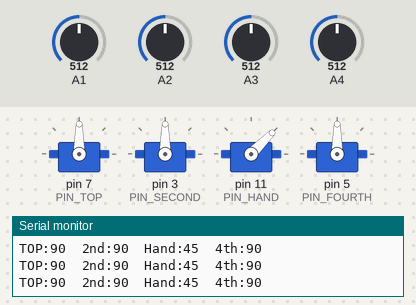
Bench run of a sketch on a simulated Arduino Uno, built with avr-gcc and run on an emulated ATmega328P. On the bench: 4 × servo, the last lines printed to the serial monitor. Inputs (shaded band) come from the test bench; at power-on: A2 = 512, A3 = 512, A1 = 512, A4 = 512.

Above: at 1.7 s.
1.8 s: A2 set to 673
4.8 s: A2 set to 697
At 5.34 s:
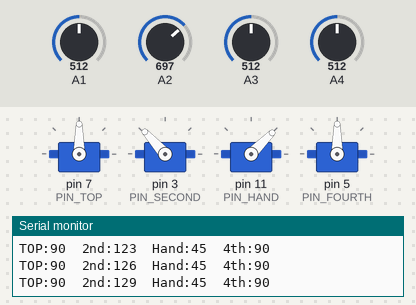
At 6.3 s:
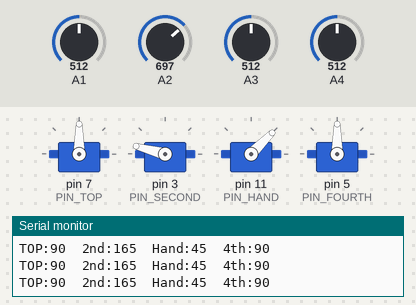
7.2 s: A3 set to 666
10.2 s: A3 set to 700
At 12.2 s:
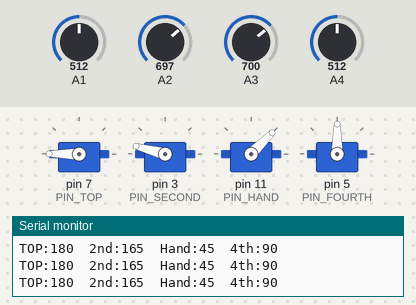
12.7 s: A1 set to 673
15.7 s: A1 set to 697
At 16.7 s:
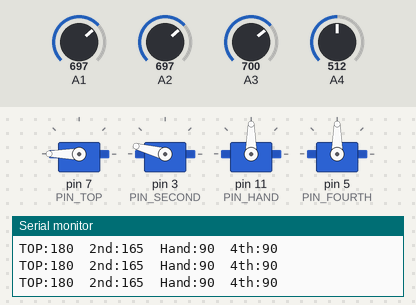
Timing chart, 0 to 18.7 s (numbered marks = the images above; inputs shaded):
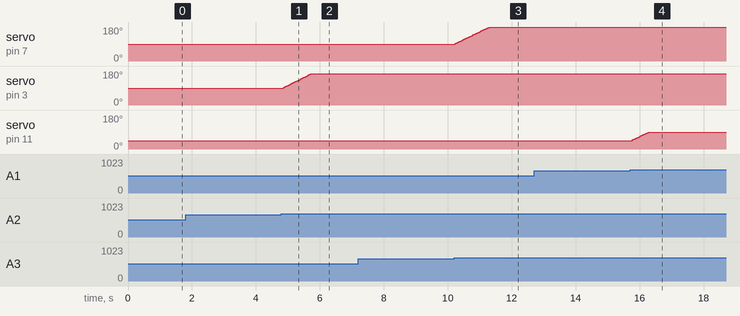

The sketch:

Robotic_arm_no_jitters.ino
```cpp
/*
 * ================================================================
 *  4-Axis Robotic Arm — Joystick Control (Anti-Jitter)
 *  Board  : Arduino Uno
 *  Power  : 9V into Arduino barrel jack
 *           Joysticks → Arduino 5V pin
 *           Servos    → separate 6V supply (shared GND!)
 * ================================================================
 *
 *  PIN MAPPING:
 *  --------------------------------
 *  TOP motor   → Servo pin 7  ↔ Joystick A3
 *  2nd motor   → Servo pin 3  ↔ Joystick A2   *** MOVED from 9 → 3 ***
 *  Hand/grip   → Servo pin 11 ↔ Joystick A1
 *  4th motor   → Servo pin 5  ↔ Joystick A4
 *
 *  WHY PIN 3 INSTEAD OF PIN 9:
 *  The Servo library uses Timer1 internally. Pins 9 and 10 also
 *  share Timer1 for PWM, so when 4 servos are active Timer1 gets
 *  overloaded and pin 9 output drops out. Pin 3 uses Timer2 —
 *  no conflict.  ** Move the 2nd servo signal wire from pin 9
 *  to pin 3 on the Arduino. **
 *
 *  ANTI-JITTER IMPROVEMENTS:
 *  1. ADC dummy reads before each real read (mux settling)
 *  2. Exponential moving average (EMA) filter on all joystick inputs
 *  3. Wider, centered deadzone with smooth ramp-in at edges
 * ================================================================
 */

#include <Servo.h>

// ── Servo objects ─────────────────────────────────────────────
Servo servo_top;
Servo servo_second;
Servo servo_hand;
Servo servo_fourth;

// ── Servo digital pins ────────────────────────────────────────
#define PIN_TOP     7
#define PIN_SECOND  3    // *** CHANGED: was 9, now 3 (Timer2, no conflict) ***
#define PIN_HAND    11
#define PIN_FOURTH  5

// ── Joystick analog pins ──────────────────────────────────────
#define JOY_TOP     A3
#define JOY_SECOND  A2
#define JOY_HAND    A1
#define JOY_FOURTH  A4

// ── Starting angles (degrees) ─────────────────────────────────
int top_degree    = 90;
int second_degree = 90;
int hand_degree   = 45;
int fourth_degree = 90;

// ── Movement tuning ───────────────────────────────────────────
int move_speed  = 3;      // degrees per tick at full deflection
int LOW_THRESH  = 340;    // below this → move negative
int HIGH_THRESH = 680;    // above this → move positive

// ── EMA filter (0.0–1.0, lower = smoother but laggier) ───────
// 0.3 is a good balance: kills ADC noise without feeling sluggish
float ema_alpha = 0.3;

// Filtered joystick values (start at center = 512)
float filtered_top    = 512.0;
float filtered_second = 512.0;
float filtered_hand   = 512.0;
float filtered_fourth = 512.0;

// ══════════════════════════════════════════════════════════════
//  Helper: read an analog pin with ADC settling (dummy read)
// ══════════════════════════════════════════════════════════════
int stableRead(int pin) {
  analogRead(pin);          // dummy read — lets ADC mux settle
  return analogRead(pin);   // real read — clean value
}

// ══════════════════════════════════════════════════════════════
//  Helper: apply deadzone + increment to one axis
//  Returns the new servo degree after this tick
// ══════════════════════════════════════════════════════════════
int updateAxis(float filtered, int current_degree, int min_deg, int max_deg) {
  int reading = (int)filtered;

  if (reading < LOW_THRESH) {
    current_degree = current_degree - move_speed;
  }
  else if (reading > HIGH_THRESH) {
    current_degree = current_degree + move_speed;
  }
  // else: inside deadzone — hold position (no change)

  return constrain(current_degree, min_deg, max_deg);
}

// ══════════════════════════════════════════════════════════════
void setup() {
  Serial.begin(9600);

  servo_top.attach(PIN_TOP);
  servo_second.attach(PIN_SECOND);
  servo_hand.attach(PIN_HAND);
  servo_fourth.attach(PIN_FOURTH);

  servo_top.write(top_degree);
  servo_second.write(second_degree);
  servo_hand.write(hand_degree);
  servo_fourth.write(fourth_degree);

  Serial.println("=== Robotic Arm Ready (Anti-Jitter) ===");
  Serial.println("Move joysticks to control each axis.");
  Serial.println("2nd servo now on pin 3 (was pin 9).");
  delay(500);
}

// ══════════════════════════════════════════════════════════════
void loop() {

  // ── Step 1: Read all 4 joysticks (with ADC settling) ─────
  int raw_top    = stableRead(JOY_TOP);
  int raw_second = stableRead(JOY_SECOND);
  int raw_hand   = stableRead(JOY_HAND);
  int raw_fourth = stableRead(JOY_FOURTH);

  // ── Step 2: Apply EMA filter to each reading ─────────────
  //   new_filtered = alpha * raw + (1 - alpha) * old_filtered
  //   This smooths out ADC noise and single-sample spikes.
  filtered_top    = ema_alpha * raw_top    + (1.0 - ema_alpha) * filtered_top;
  filtered_second = ema_alpha * raw_second + (1.0 - ema_alpha) * filtered_second;
  filtered_hand   = ema_alpha * raw_hand   + (1.0 - ema_alpha) * filtered_hand;
  filtered_fourth = ema_alpha * raw_fourth + (1.0 - ema_alpha) * filtered_fourth;

  // ── Step 3: Update each axis ─────────────────────────────
  top_degree    = updateAxis(filtered_top,    top_degree,    0,  180);
  second_degree = updateAxis(filtered_second, second_degree, 15, 165);
  hand_degree   = updateAxis(filtered_hand,   hand_degree,   10,  90);
  fourth_degree = updateAxis(filtered_fourth, fourth_degree, 15, 165);

  // ── Step 4: Write to servos ──────────────────────────────
  servo_top.write(top_degree);
  servo_second.write(second_degree);
  servo_hand.write(hand_degree);
  servo_fourth.write(fourth_degree);

  // ── Step 5: Print current angles ─────────────────────────
  Serial.print("TOP:");    Serial.print(top_degree);
  Serial.print("  2nd:");  Serial.print(second_degree);
  Serial.print("  Hand:"); Serial.print(hand_degree);
  Serial.print("  4th:");  Serial.println(fourth_degree);

  // ── Step 6: 50 Hz loop ──────────────────────────────────
  delay(20);
}
```

Measured:
- the behaviour switches between 681 and 682 on A2 (found by bisection; images 0 and 1)
- the behaviour switches between 681 and 682 on A3 (found by bisection; images 2 and 3)
- the behaviour switches between 681 and 682 on A1 (found by bisection; images 3 and 4)
- after the input at 4.8 s, servo on pin 3 (PIN_SECOND): moves from 90° to 165° over 0.85 s, starting after 0.07 s
- after the input at 10.2 s, servo on pin 7 (PIN_TOP): moves from 90° to 180° over 1.1 s, starting at once
- after the input at 15.7 s, servo on pin 11 (PIN_HAND): moves from 45° to 90° over 0.51 s, starting after 0.07 s
